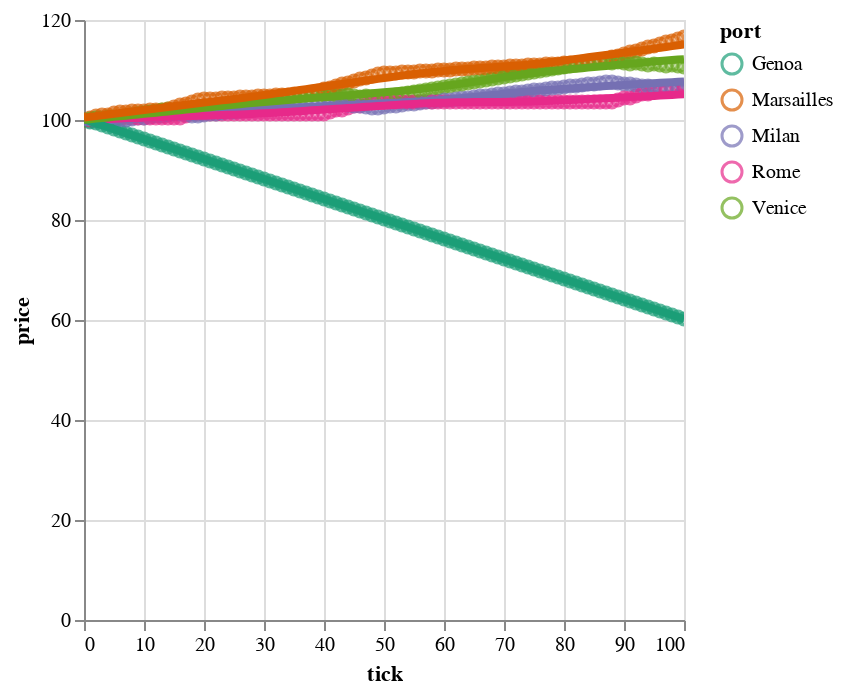

Notebook code for this chart:
### Code cell
def plot_prices_by_port(ports: pl.DataFrame, color='dark2'):
    base = alt.Chart(ports).encode(
        x='tick:Q',
        y='price:Q',
        color=alt.Color('port:O').scale(scheme=color),
    )
    lines = base.transform_loess('tick', 'price', bandwidth=.5, groupby=['port']).mark_line(size=4)
    return (base.mark_point() + lines).interactive() 
plot_prices_by_port(markets)

### Figure 1 — Vega-Lite specification as saved in the notebook (floating-point values rounded to 4 significant figures; data arrays with more than 128 entries replaced by an {"elided": "..."} marker saying what was removed)
{"config": {"view": {"continuousWidth": 300, "continuousHeight": 300}}, "layer": [{"mark": {"type": "point"}, "encoding": {"color": {"field": "port", "scale": {"scheme": "dark2"}, "type": "ordinal"}, "x": {"field": "tick", "type": "quantitative"}, "y": {"field": "price", "type": "quantitative"}}, "name": "view_2"}, {"mark": {"type": "line", "size": 4}, "encoding": {"color": {"field": "port", "scale": {"scheme": "dark2"}, "type": "ordinal"}, "x": {"field": "tick", "type": "quantitative"}, "y": {"field": "price", "type": "quantitative"}}, "transform": [{"loess": "price", "on": "tick", "bandwidth": 0.5, "groupby": ["port"]}]}], "data": {"name": "data-f36ce343ece993484b5379cd3b2d70d5"}, "params": [{"name": "param_3", "select": {"type": "interval", "encodings": ["x", "y"]}, "bind": "scales", "views": ["view_2"]}], "$schema": "https://vega.github.io/schema/vega-lite/v5.8.0.json", "datasets": {"data-f36ce343ece993484b5379cd3b2d70d5": {"elided": "505 records"}}}
